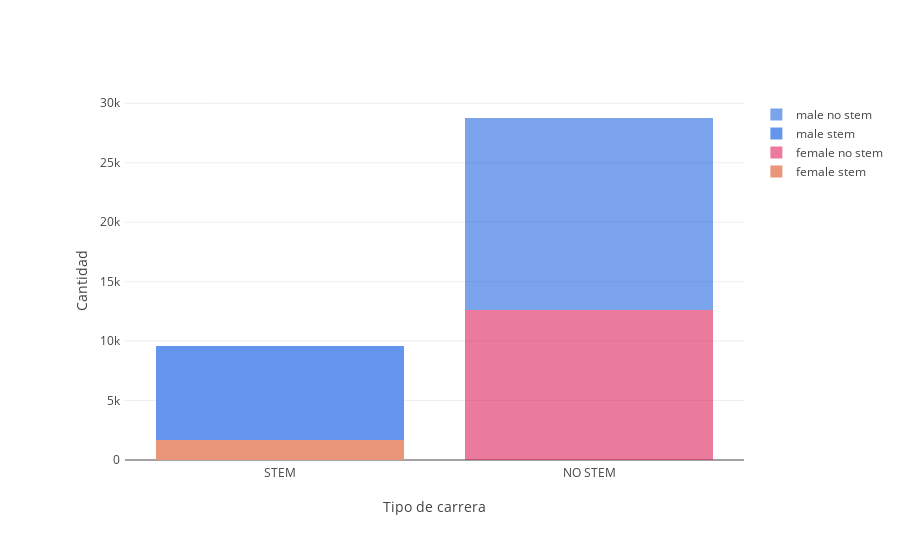

Notebook cell for this chart:
### Code cell
data = [go.Bar(
            x=['STEM'],
            y=[df_stem.groupby("sex").get_group("f").count()[0]],
              marker=dict(color='darksalmon'),name="female stem"),
             go.Bar(
            
            x=['NO STEM'],
            y=[df_noStem.groupby("sex").get_group("f").count()[0]],
              marker=dict(color='rgb(222, 35, 91)'),name="female no stem", opacity=0.6),
       go.Bar(
           x=['STEM'],
            y=[df_stem.groupby("sex").get_group("m").count()[0]],
              marker=dict(color='cornflowerblue'),name="male stem"),
             go.Bar(
            x=['NO STEM'],
            y=[df_noStem.groupby("sex").get_group("m").count()[0]],
              marker=dict(color='rgb(35, 103, 222)'),name="male no stem", opacity=0.6)]

layout = go.Layout(
    barmode='stack', margin=go.layout.Margin(
        l=125,
        r=50,
        b=100,
        t=100,
        pad=4
    ),
    yaxis = dict(title="Cantidad"),
     xaxis = dict( title= "Tipo de carrera",
        hoverformat = '.2%'
    )
)

fig = go.Figure(data=data, layout=layout)
iplot(fig)

### Figure 1 — Plotly figure (JSON) as saved in the notebook; plotly's stock layout.template omitted (floating-point values rounded to 4 significant figures)
{"data": [{"marker": {"color": "darksalmon"}, "name": "female stem", "type": "bar", "uid": "e94e5a4b-93f2-4bad-9b01-3713eca19d54", "x": ["STEM"], "y": [1657]}, {"marker": {"color": "rgb(222, 35, 91)"}, "name": "female no stem", "opacity": 0.6, "type": "bar", "uid": "12f63eaa-0c95-4254-a874-5192cfa1fa14", "x": ["NO STEM"], "y": [12619]}, {"marker": {"color": "cornflowerblue"}, "name": "male stem", "type": "bar", "uid": "a5496a31-0330-4b2e-a7de-fd19d27e2080", "x": ["STEM"], "y": [7900]}, {"marker": {"color": "rgb(35, 103, 222)"}, "name": "male no stem", "opacity": 0.6, "type": "bar", "uid": "c69d0e70-3f67-4659-b0a3-4d83ef8bbe42", "x": ["NO STEM"], "y": [16142]}], "layout": {"barmode": "stack", "margin": {"b": 100, "l": 125, "pad": 4, "r": 50, "t": 100}, "xaxis": {"hoverformat": ".2%", "title": {"text": "Tipo de carrera"}}, "yaxis": {"title": {"text": "Cantidad"}}}}
